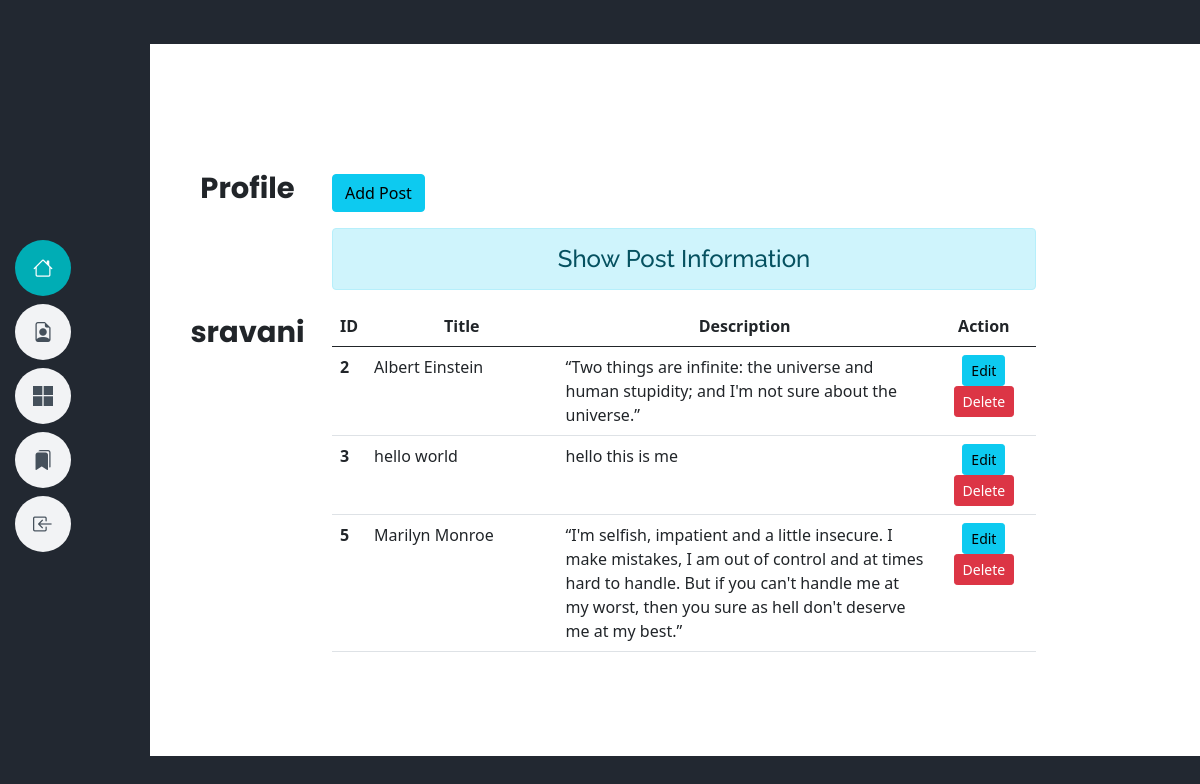
The page /posts/ (signed in) on the database its author committed.
### authapp/models.py (models this page shows)
class Post(models.Model):
 title = models.CharField(max_length=150)
 desc = models.TextField()

### authapp/views.py (the view)
# urls.py: path('posts/',views.posts,name='posts'),
def posts(request):
    if request.user.is_authenticated:
        posts = Post.objects.all()
        user = request.user
        full_name = user.get_username()
        return render(request,'posts.html',{'posts':posts, 'full_name':full_name})
    else:
        return HttpResponseRedirect('/login/')

### templates/posts.html (shortened to what this page needs)
{% extends 'nav.html' %}
{% load static %}
{% block side %}
<div class="col-sm-2 text-white my-5 text-center">
  <h4 class="text-dark my-5 dash">Profile</h4>
  <h5 class="text-dark dash">{{full_name}}</h5>
</div>
{% endblock side %}
{% block content %}
<div class="col-sm-8">
 <h3 class="text-white my-5">Dashboard Page</h3>
 <a href="{% url 'addpost' %}" class="btn btn-info">Add Post</a>
 <h4 class="text-center alert alert-info mt-3">Show Post Information</h4>
  {% if posts %}
   <table class="table table-hover bg-white">
     <thead>
       <tr class="text-center">
         <th scope="col" style="width:2%">ID</th>
         <th scope="col" style="width:28%">Title</th>
         <th scope="col" style="width:55%">Description</th>
         <th scope="col" style="width:15%">Action</th>
       </tr>
     </thead>
     <tbody>
      {% for post in posts %}
       <tr>
         <th scope="row">{{post.id}}</th>
         <td>{{post.title}}</td>
         <td>{{post.desc}}</td>
         <td class="text-center">
          <a href="{% url 'updatepost' post.id %}" class="btn btn-info btn-sm">Edit</a>
          {% if perms.blog.delete_post %}
          <form action="{% url 'deletepost' post.id %}" method="post" class="d-inline"> {% csrf_token %}
          <input type="submit" class="btn btn-danger btn-sm" value="Delete">
         </form>
         {% endif %}
         </td>
       </tr>
      {% endfor %}
     </tbody>
   </table>
  {% else %}
   <h4 class="text-center alert alert-warning">No Records</h4>
  {% endif %}
</div>
{% endblock content %}

### templates/nav.html (shortened to what this page needs)
{% extends 'index.html' %}
{% block navbar %}
 <header id="header" class="d-flex flex-column justify-content-center">
   <nav id="navbar" class="navbar nav-menu">
     <ul>
       <li><a href="/" class="nav-link scrollto active"><i class="bi bi-house"></i> <span>Home</span></a></li>
       <li><a href="#about" class="nav-link scrollto"><i class="bi bi-file-earmark-person"></i> <span>About</span></a></li>
       {% if request.user.is_authenticated %}
       <li><a href="../dashboard/" class="nav-link scrollto"><i class="bi bi-microsoft"></i> <span>dashboard</span></a></li>
       <li><a href="../posts/" class="nav-link scrollto"><i class="bi bi-bookmarks-fill"></i></i> <span>posts</span></a></li>
       <li><a href="../handlelogout/" class="nav-link scrollto"><i class="bi bi-box-arrow-in-left"></i> <span>Logout</span></a></li>
       {% else %}
       <li><a href="signup/" class="nav-link scrollto"><i class="bi bi-book"></i><span>Signup</span></a></li>
       <li><a href="signin/" class="nav-link scrollto"><i class="bi bi-box-arrow-in-right"></i></i> <span>login</span></a></li>
       {% endif %}
     </ul>
   </nav>
 </header>
 <section id="hero" class="d-flex flex-column justify-content-center ">
   <div class="contain">
    <div class="row">
      {% block side %}
      {% endblock side %}
      {% block content %}
      {% endblock content %}
     </div>
   </div>
 </section>
 {% endblock %}

### templates/index.html (shortened to what this page needs)
<!doctype html>
{% load static %}
<html lang="en">
  <head>
  <link rel="stylesheet" href="{% static 'images/d.css' %}">
  <link href="https://cdn.jsdelivr.net/npm/bootstrap@5.0.2/dist/css/bootstrap.min.css" rel="stylesheet">
  <link rel="stylesheet" href="https://cdn.jsdelivr.net/npm/bootstrap-icons@1.10.5/font/bootstrap-icons.css">
  </head>
  <body>
 {% block navbar %}  {% endblock %}
  </body>
</html>

### static/images/d.css (style rules this page uses)
a { color: #00ADB5; text-decoration: none; }
h1, h2, h3, h4, h5, h6 { font-family: "Raleway", sans-serif; }
#header { position: fixed; top: 0; left: 0; bottom: 0; z-index: 9997; transition: all 0.5s; padding: 15px; overflow-y: auto; }
.nav-menu { padding: 0; display: block; }
.nav-menu * { margin: 0; padding: 0; list-style: none; }
.nav-menu>ul>li { position: relative; white-space: nowrap; }
.nav-menu a, .nav-menu a:focus { display: flex; align-items: center; color: #45505b; padding: 10px 18px; margin-bottom: 8px; transition: 0.3s; font-size: 15px; border-radius: 50px; background: #f2f3f5; height: 56px; width: 100%; overflow: hidden; transition: 0.3s; }
.nav-menu a i, .nav-menu a:focus i { font-size: 20px; }
@media (min-width: 992px) { .nav-menu a, .nav-menu a:focus { width: 56px; } }
.nav-menu a:hover, .nav-menu .active, .nav-menu .active:focus, .nav-menu li:hover>a { color: #fff; background: #00ADB5; }
#hero { height: 100vh; width: 100vw; background-color: #222831; }
.contain { display: flex; height: 89vh; width: 89vw; flex-direction: column; background-color: white; position: absolute; left: 150px; overflow: hidden; }
.dash { color: var(--color-3, 222831); font-family: Poppins; font-size: 29px; font-style: normal; font-weight: 700; line-height: 96px; margin-left: 37px; }

### rows shown on the page
Post: id "2", title "Albert Einstein", desc "“Two things are infinite: the universe and human stupidity; and I'm not sure about the universe.”"
Post: id "3", title "hello world", desc "hello this is me"
Post: id "5", title "Marilyn Monroe", desc "“I'm selfish, impatient and a little insecure. I make mistakes, I am out of control and at times hard to handle. But if you can't handle me at my worst, then you sure as hell don't deserve me at my best.”"

### other values the page prints
{{ full_name }} "sravani"
